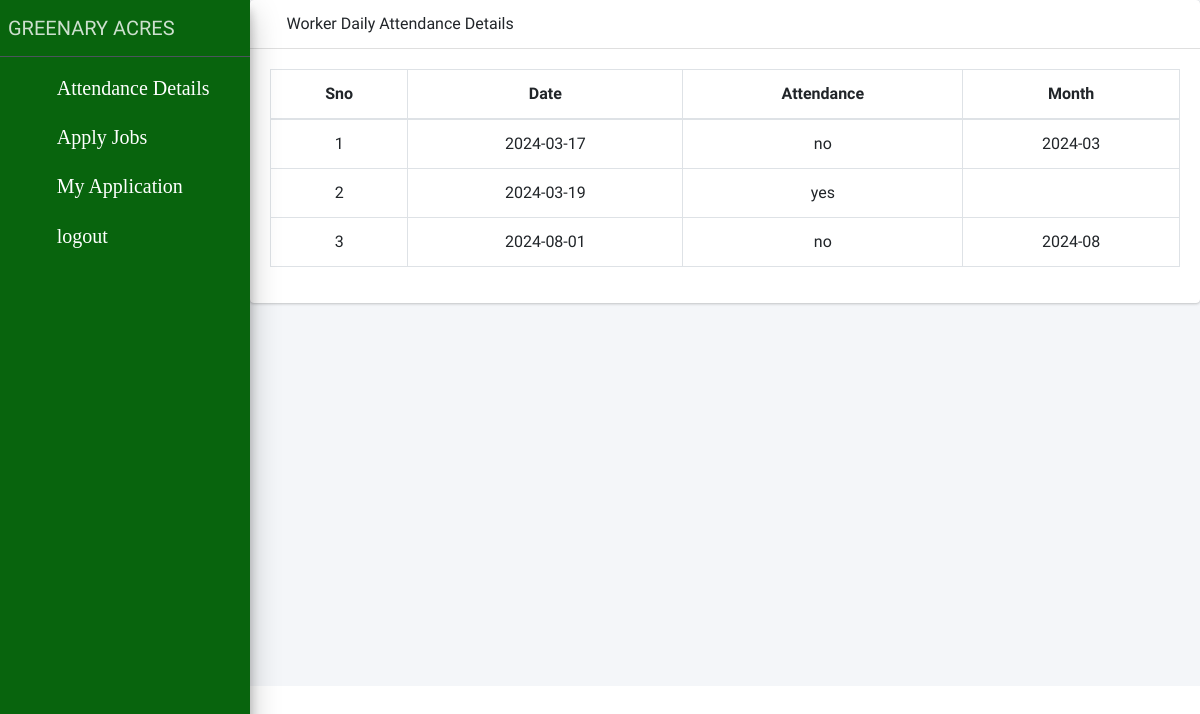
Page /worker_daily_attendance (signed in) on the committed database.
### app/models.py (models this page shows, shortened)
class Attendance(models.Model):
	farmer_id = models.ForeignKey(Register_Detail, on_delete=models.CASCADE,null=True,blank=True)
	employee_id = models.ForeignKey(Worker_Detail,on_delete=models.CASCADE)
	attendance = models.CharField(max_length=200)
	date = models.CharField(max_length=200)
	month = models.CharField(max_length=200)

### app/views.py (the view)
# urls.py: path('worker_daily_attendance',views.worker_daily_attendance,name='worker_daily_attendance')
def worker_daily_attendance(request):
    if 'worker' in request.session:
        worker_id = request.session['worker_id']
        details = Attendance.objects.filter(employee_id=worker_id)
    return render(request, 'worker_daily_attendance.html', {'details': details})

### app/templates/worker_daily_attendance.html
{% include 'worker_header.html' %}
<div class="card mb-3">
          <div class="card-header">
            <i class="fas fa-table"></i>
            Worker Daily Attendance Details</div>
          <div class="card-body">
            <div class="table-responsive">
              <table class="table table-bordered" id="dataTable" width="100%" cellspacing="0">
                <thead>
                  <thead>
                    <tr>
                        <th>Sno</th>
                        <th>Date</th>
                        <th>Attendance</th>
                        <th>Month</th>
                    </tr>
                </thead>
                <tbody>
                    {% for detail in details %}
                    <tr style="text-align:center;">
                        <td>{{ forloop.counter }}</td>
                        <td>{{ detail.date }}</td>
                        <td>{{ detail.attendance }}</td>
                        <td>{{ detail.month }}</td>
                    </tr>
                    {% empty %}
                    <tr>
                        <td colspan="4" class="text-center bg-primary">No Attendance Details</td>
                    </tr>
                    {% endfor %}
                </tbody>
              </table>
            </div>
          </div>
</div>

### app/templates/worker_header.html (style rules this page uses)
th,tr { text-align: center; }

### rows in the picture
Attendance: date "2024-03-17", attendance "no", month "2024-03"
Attendance: date "2024-03-19", attendance "yes"
Attendance: date "2024-08-01", attendance "no", month "2024-08"
